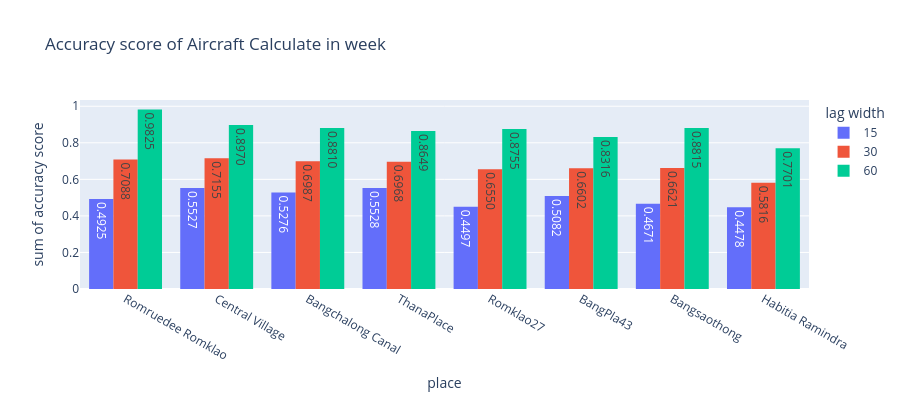

Notebook cell for this chart:
### Code cell
fig = px.histogram(df_viz_week, x="place", y="accuracy score", color='lag width', text_auto='.4f'
                   , barmode='group', height=400, title="Accuracy score of Aircraft Calculate in week")
fig.show()

### Figure 1 — Plotly figure (JSON) as saved in the notebook; plotly's stock layout.template omitted (floating-point values rounded to 4 significant figures)
{"data": [{"alignmentgroup": "True", "bingroup": "x", "histfunc": "sum", "hovertemplate": "lag width=15<br>place=%{x}<br>sum of accuracy score=%{y}<extra></extra>", "legendgroup": "15", "marker": {"color": "#636efa", "pattern": {"shape": ""}}, "name": "15", "offsetgroup": "15", "orientation": "v", "showlegend": true, "texttemplate": "%{value:.4f}", "type": "histogram", "x": ["Romruedee Romklao", "Central Village", "Bangchalong Canal", "ThanaPlace", "Romklao27", "BangPla43", "Bangsaothong", "Habitia Ramindra"], "xaxis": "x", "y": [0.4925, 0.5527, 0.5276, 0.5528, 0.4497, 0.5082, 0.4671, 0.4478], "yaxis": "y"}, {"alignmentgroup": "True", "bingroup": "x", "histfunc": "sum", "hovertemplate": "lag width=30<br>place=%{x}<br>sum of accuracy score=%{y}<extra></extra>", "legendgroup": "30", "marker": {"color": "#EF553B", "pattern": {"shape": ""}}, "name": "30", "offsetgroup": "30", "orientation": "v", "showlegend": true, "texttemplate": "%{value:.4f}", "type": "histogram", "x": ["Romruedee Romklao", "Central Village", "Bangchalong Canal", "ThanaPlace", "Romklao27", "BangPla43", "Bangsaothong", "Habitia Ramindra"], "xaxis": "x", "y": [0.7088, 0.7155, 0.6987, 0.6968, 0.655, 0.6602, 0.6621, 0.5816], "yaxis": "y"}, {"alignmentgroup": "True", "bingroup": "x", "histfunc": "sum", "hovertemplate": "lag width=60<br>place=%{x}<br>sum of accuracy score=%{y}<extra></extra>", "legendgroup": "60", "marker": {"color": "#00cc96", "pattern": {"shape": ""}}, "name": "60", "offsetgroup": "60", "orientation": "v", "showlegend": true, "texttemplate": "%{value:.4f}", "type": "histogram", "x": ["Romruedee Romklao", "Central Village", "Bangchalong Canal", "ThanaPlace", "Romklao27", "BangPla43", "Bangsaothong", "Habitia Ramindra"], "xaxis": "x", "y": [0.9825, 0.897, 0.881, 0.8649, 0.8755, 0.8316, 0.8815, 0.7701], "yaxis": "y"}], "layout": {"barmode": "group", "height": 400, "legend": {"title": {"text": "lag width"}, "tracegroupgap": 0}, "title": {"text": "Accuracy score of Aircraft Calculate in week"}, "xaxis": {"anchor": "y", "domain": [0, 1], "title": {"text": "place"}}, "yaxis": {"anchor": "x", "domain": [0, 1], "title": {"text": "sum of accuracy score"}}}}
